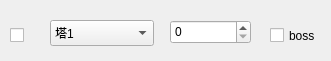
    <widget class="QWidget" name="widget_22" native="true">
     <property name="geometry">
      <rect>
       <x>0</x>
       <y>320</y>
       <width>331</width>
       <height>61</height>
      </rect>
     </property>
     <widget class="QComboBox" name="comboBox_20">
      <property name="geometry">
       <rect>
        <x>50</x>
        <y>20</y>
        <width>104</width>
        <height>26</height>
       </rect>
      </property>
      <property name="accessibleName">
       <string>hero</string>
      </property>
      <property name="currentIndex">
       <number>30</number>
      </property>
      <item>
       <property name="text">
        <string>石腭断骨者</string>
       </property>
      </item>
      <item>
       <property name="text">
        <string>迪菲亚矿工</string>
       </property>
      </item>
      <item>
       <property name="text">
        <string>拉佐克劳</string>
       </property>
      </item>
      <item>
       <property name="text">
        <string>拉索利安</string>
       </property>
      </item>
      <item>
       <property name="text">
        <string>秀逗魔导士</string>
       </property>
      </item>
      <item>
       <property name="text">
        <string>船长昆塔</string>
       </property>
      </item>
      <item>
       <property name="text">
        <string>霍格</string>
       </property>
      </item>
      <item>
       <property name="text">
        <string>范克里夫</string>
       </property>
      </item>
      <item>
       <property name="text">
        <string>卓尔游侠</string>
       </property>
      </item>
      <item>
       <property name="text">
        <string>骷髅王</string>
       </property>
      </item>
      <item>
       <property name="text">
        <string>怀特迈恩</string>
       </property>
      </item>
      <item>
       <property name="text">
        <string>逐日者</string>
       </property>
      </item>
      <item>
       <property name="text">
        <string>克洛玛古斯</string>
       </property>
      </item>
      <item>
       <property name="text">
        <string>地穴领主</string>
       </property>
      </item>
      <item>
       <property name="text">
        <string>拉格纳罗斯</string>
       </property>
      </item>
      <item>
       <property name="text">
        <string>主母</string>
       </property>
      </item>
      <item>
       <property name="text">
        <string>吉安娜</string>
       </property>
      </item>
      <item>
       <property name="text">
        <string>玛诺洛斯</string>
       </property>
      </item>
      <item>
       <property name="text">
        <string>风行者</string>
       </property>
      </item>
      <item>
       <property name="text">
        <string>泰兰德·语风</string>
       </property>
      </item>
      <item>
       <property name="text">
        <string>克尔苏加德</string>
       </property>
      </item>
      <item>
       <property name="text">
        <string>奥妮克希亚</string>
       </property>
      </item>
      <item>
       <property name="text">
        <string>伊利丹</string>
       </property>
      </item>
      <item>
       <property name="text">
        <string>阿尔萨斯</string>
       </property>
      </item>
      <item>
       <property name="text">
        <string>阿克蒙德</string>
       </property>
      </item>
      <item>
       <property name="text">
        <string>瓦斯琪</string>
       </property>
      </item>
      <item>
       <property name="text">
        <string>鲜血女王兰</string>
       </property>
      </item>
      <item>
       <property name="text">
        <string>卡扎克</string>
       </property>
      </item>
      <item>
       <property name="text">
        <string>沃金</string>
       </property>
      </item>
      <item>
       <property name="text">
        <string>鹿盔</string>
       </property>
      </item>
      <item>
       <property name="text">
        <string>塔1</string>
       </property>
      </item>
      <item>
       <property name="text">
        <string>塔2</string>
       </property>
      </item>
      <item>
       <property name="text">
        <string>塔3</string>
       </property>
      </item>
     </widget>
     <widget class="QCheckBox" name="checkBox_22">
      <property name="geometry">
       <rect>
        <x>270</x>
        <y>20</y>
        <width>61</width>
        <height>31</height>
       </rect>
      </property>
      <property name="acceptDrops">
       <bool>false</bool>
      </property>
      <property name="accessibleName">
       <string>boss</string>
      </property>
      <property name="text">
       <string>boss</string>
      </property>
     </widget>
     <widget class="QSpinBox" name="spinBox_6">
      <property name="geometry">
       <rect>
        <x>170</x>
        <y>20</y>
        <width>81</width>
        <height>24</height>
       </rect>
      </property>
      <property name="accessibleName">
       <string>level</string>
      </property>
     </widget>
     <widget class="QCheckBox" name="checkBox_30">
      <property name="geometry">
       <rect>
        <x>10</x>
        <y>20</y>
        <width>21</width>
        <height>31</height>
       </rect>
      </property>
      <property name="focusPolicy">
       <enum>Qt::ClickFocus</enum>
      </property>
      <property name="acceptDrops">
       <bool>false</bool>
      </property>
      <property name="accessibleName">
       <string>ok</string>
      </property>
      <property name="autoFillBackground">
       <bool>false</bool>
      </property>
      <property name="text">
       <string/>
      </property>
      <property name="checkable">
       <bool>true</bool>
      </property>
      <property name="checked">
       <bool>false</bool>
      </property>
      <property name="autoRepeat">
       <bool>false</bool>
      </property>
      <property name="tristate">
       <bool>false</bool>
      </property>
     </widget>
    </widget>
